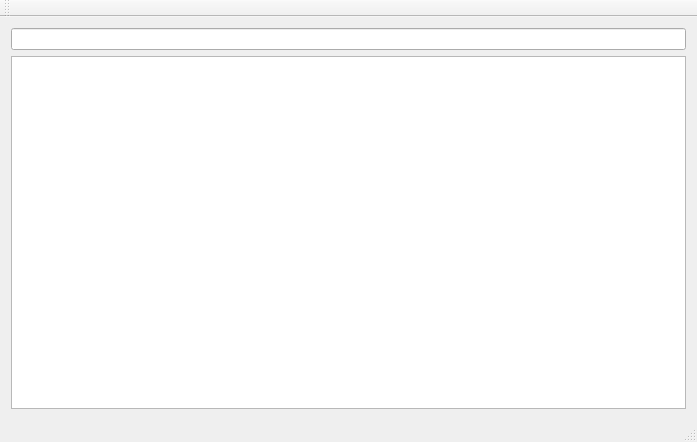
<?xml version="1.0" encoding="UTF-8"?>
<ui version="4.0">
 <class>MainWindow</class>
 <widget class="QMainWindow" name="MainWindow">
  <property name="geometry">
   <rect>
    <x>0</x>
    <y>0</y>
    <width>697</width>
    <height>442</height>
   </rect>
  </property>
  <property name="windowTitle">
   <string>MainWindow</string>
  </property>
  <widget class="QWidget" name="centralWidget">
   <layout class="QFormLayout" name="formLayout">
    <item row="1" column="0" colspan="2">
     <widget class="QTableView" name="tableView">
      <property name="sizePolicy">
       <sizepolicy hsizetype="Expanding" vsizetype="Expanding">
        <horstretch>0</horstretch>
        <verstretch>1</verstretch>
       </sizepolicy>
      </property>
      <property name="sizeAdjustPolicy">
       <enum>QAbstractScrollArea::AdjustIgnored</enum>
      </property>
     </widget>
    </item>
    <item row="0" column="0" colspan="2">
     <widget class="QLineEdit" name="lineEdit"/>
    </item>
   </layout>
  </widget>
  <widget class="QMenuBar" name="menuBar">
   <property name="geometry">
    <rect>
     <x>0</x>
     <y>0</y>
     <width>697</width>
     <height>22</height>
    </rect>
   </property>
  </widget>
  <widget class="QToolBar" name="mainToolBar">
   <attribute name="toolBarArea">
    <enum>TopToolBarArea</enum>
   </attribute>
   <attribute name="toolBarBreak">
    <bool>false</bool>
   </attribute>
  </widget>
  <widget class="QStatusBar" name="statusBar"/>
 </widget>
 <layoutdefault spacing="6" margin="11"/>
 <resources/>
 <connections/>
</ui>
